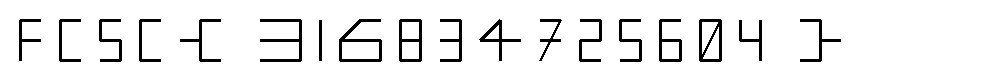

Python code for this plot:
import sys
from PIL import Image, ImageDraw

flag = [(0,2),(0,-2),(1,0),(-1,0),(0,1),(1,0),(0,0),(1,1),(0,-2),(1,0),(-1,0),(0,2),(1,0),(0,0),(2,-2),(-1,0),(0,1),(1,0),(0,1),(-1,0),(0,0),(2,0),(0,-2),(1,0),(-1,0),(0,2),(1,0),(0,0),(3,-2),(-1,0),(0,1),(-1,0),(1,0),(0,1),(1,0),(0,0),(4,-2),(-2,0),(0,0),(0,2),(2,0),(0,-2),(0,1),(-2,0),(0,0),(3,-1),(0,2),(0,0),(3,-2),(-1,0),(-1,1),(0,1),(2,0),(0,-1),(-2,0),(0,0),(3,0),(1,0),(0,-1),(-1,0),(0,2),(1,0),(0,-1),(0,0),(1,1),(1,0),(0,-2),(-1,0),(0,0),(0,1),(1,0),(0,0),(2,1),(0,-2),(-1,1),(2,0),(0,0),(1,-1),(1,0),(-1,2),(0,0),(0,-1),(1,0),(0,0),(1,-1),(1,0),(0,1),(-1,0),(0,1),(1,0),(0,0),(1,0),(1,0),(0,-1),(-1,0),(0,-1),(1,0),(0,0),(1,2),(0,-2),(1,0),(-1,0),(0,2),(1,0),(0,-1),(-1,0),(0,0),(2,1),(1,0),(-1,0),(0,-2),(1,0),(-1,2),(1,0),(0,-2),(0,0),(1,0),(0,1),(1,0),(0,-1),(0,2),(0,0),(2,-2),(1,0),(0,1),(1,0),(-1,0),(0,1),(-1,0)]

unit = 20

# creates a new empty image
img = Image.new('RGB', (50*unit, 4*unit), (255, 255, 255))
draw = ImageDraw.Draw(img)

# Initial point
P = (unit,unit)

# Loop over position deltas
skip = False
for pos in flag:
    if pos == (0,0):
        skip = True
        continue
    dx, dy = pos[0] * unit, pos[1] * unit
    Q = (P[0] + dx, P[1] + dy)
    if skip == False:
        draw.line((P[0], P[1], Q[0], Q[1]), fill=0, width=3)
    else:
        skip = False
    P = Q

img.save('sol.png')
